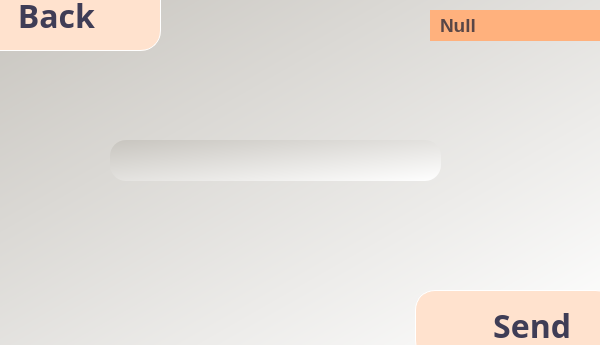
<?xml version="1.0" encoding="UTF-8"?>
<ui version="4.0">
 <class>Recepient</class>
 <widget class="QWidget" name="Recepient">
  <property name="geometry">
   <rect>
    <x>0</x>
    <y>0</y>
    <width>600</width>
    <height>345</height>
   </rect>
  </property>
  <property name="windowTitle">
   <string>RTHM - Recepient</string>
  </property>
  <widget class="QWidget" name="widget" native="true">
   <property name="geometry">
    <rect>
     <x>0</x>
     <y>0</y>
     <width>600</width>
     <height>345</height>
    </rect>
   </property>
   <property name="styleSheet">
    <string notr="true">QWidget#widget{
background-color:qlineargradient(spread:pad, x1:0.005, y1:0, x2:1, y2:1, stop:0 rgba(200, 197, 191, 255), stop:1 rgba(255, 255, 255, 255))}</string>
   </property>
   <widget class="QLabel" name="label">
    <property name="geometry">
     <rect>
      <x>510</x>
      <y>320</y>
      <width>161</width>
      <height>21</height>
     </rect>
    </property>
    <property name="text">
     <string>RTHM DEVICE V1.</string>
    </property>
   </widget>
   <widget class="QPushButton" name="btnBack">
    <property name="geometry">
     <rect>
      <x>-40</x>
      <y>-20</y>
      <width>201</width>
      <height>71</height>
     </rect>
    </property>
    <property name="font">
     <font>
      <family>Segoe UI Black</family>
      <pointsize>24</pointsize>
      <weight>75</weight>
      <bold>true</bold>
     </font>
    </property>
    <property name="toolTip">
     <string>&lt;html&gt;&lt;head/&gt;&lt;body&gt;&lt;p&gt;GO BACK TO HOME&lt;/p&gt;&lt;/body&gt;&lt;/html&gt;</string>
    </property>
    <property name="styleSheet">
     <string notr="true">color: #3F3D56;
background-color: #FFE2CE;
border-radius: 20px;
border:1px solid white;
padding: 4px;
box-shadow: rgba(0, 0, 0, 0.24) 0px 3px 8px;</string>
    </property>
    <property name="text">
     <string>Back </string>
    </property>
   </widget>
   <widget class="QLabel" name="lblName">
    <property name="geometry">
     <rect>
      <x>440</x>
      <y>10</y>
      <width>191</width>
      <height>31</height>
     </rect>
    </property>
    <property name="styleSheet">
     <string notr="true">color: #594646;</string>
    </property>
    <property name="text">
     <string>&lt;html&gt;&lt;head/&gt;&lt;body&gt;&lt;p&gt;&lt;span style=&quot; font-size:14pt; font-weight:600;&quot;&gt;Null&lt;/span&gt;&lt;/p&gt;&lt;/body&gt;&lt;/html&gt;</string>
    </property>
   </widget>
   <widget class="QLabel" name="lblNamePlaceholder">
    <property name="geometry">
     <rect>
      <x>430</x>
      <y>10</y>
      <width>171</width>
      <height>31</height>
     </rect>
    </property>
    <property name="styleSheet">
     <string notr="true">background-color:#FFB17D;</string>
    </property>
    <property name="text">
     <string/>
    </property>
   </widget>
   <widget class="QPushButton" name="btnSend">
    <property name="geometry">
     <rect>
      <x>415</x>
      <y>290</y>
      <width>201</width>
      <height>71</height>
     </rect>
    </property>
    <property name="font">
     <font>
      <family>Segoe UI Black</family>
      <pointsize>24</pointsize>
      <weight>75</weight>
      <bold>true</bold>
     </font>
    </property>
    <property name="toolTip">
     <string>&lt;html&gt;&lt;head/&gt;&lt;body&gt;&lt;p&gt;SEND DATA&lt;/p&gt;&lt;/body&gt;&lt;/html&gt;</string>
    </property>
    <property name="styleSheet">
     <string notr="true">color: #3F3D56;
background-color: #FFE2CE;
border-radius: 20px;
border:1px solid white;
padding: 4px;
box-shadow: rgba(0, 0, 0, 0.24) 0px 3px 8px;</string>
    </property>
    <property name="text">
     <string>    Send</string>
    </property>
   </widget>
   <widget class="QTextEdit" name="txtRecepient">
    <property name="geometry">
     <rect>
      <x>110</x>
      <y>140</y>
      <width>331</width>
      <height>41</height>
     </rect>
    </property>
    <property name="styleSheet">
     <string notr="true">background-color:qlineargradient(spread:pad, x1:0.005, y1:0, x2:1, y2:1, stop:0 rgba(200, 197, 191, 255), stop:1 rgba(255, 255, 255, 255));
border: 0;
border-radius:16px;
color: black;</string>
    </property>
   </widget>
   <zorder>lblNamePlaceholder</zorder>
   <zorder>label</zorder>
   <zorder>btnBack</zorder>
   <zorder>lblName</zorder>
   <zorder>btnSend</zorder>
   <zorder>txtRecepient</zorder>
  </widget>
 </widget>
 <resources/>
 <connections/>
</ui>
